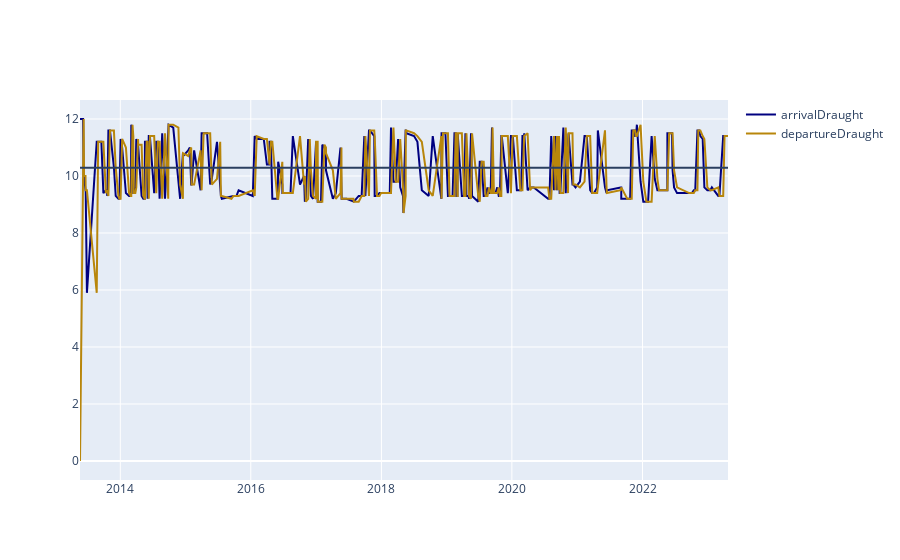

Write notebook code for a chart like this one.
### Code cell
arr = go.Scatter(
    x=journeys["arrivalDate"],
    y=journeys["arrivalDraught"],
    mode='lines',
    marker=dict(color='navy'),
    name = 'arrivalDraught'
)
dep = go.Scatter(
    x=journeys["arrivalDate"],
    y=journeys["departureDraught"],
    mode='lines',
    marker=dict(color='darkgoldenrod'),
    name = 'departureDraught'
)
fig_draught = go.Figure().add_traces(data=[arr, dep])
fig_draught.update_layout(template='plotly')
fig_draught.add_hline(y=navire_calls["arrivalDraught"].mean())
fig_draught

### Figure 1 — Plotly figure (JSON) as saved in the notebook; plotly's stock layout.template omitted (floating-point values rounded to 4 significant figures; data arrays with more than 128 entries replaced by an {"elided": "..."} marker saying what was removed)
{"data": [{"marker": {"color": "navy"}, "mode": "lines", "name": "arrivalDraught", "x": {"elided": "294 str values"}, "y": {"elided": "294 float values"}, "type": "scatter"}, {"marker": {"color": "darkgoldenrod"}, "mode": "lines", "name": "departureDraught", "x": {"elided": "294 str values"}, "y": {"elided": "294 float values"}, "type": "scatter"}], "layout": {"shapes": [{"type": "line", "x0": 0, "x1": 1, "xref": "x domain", "y0": 10.29, "y1": 10.29, "yref": "y"}]}}
